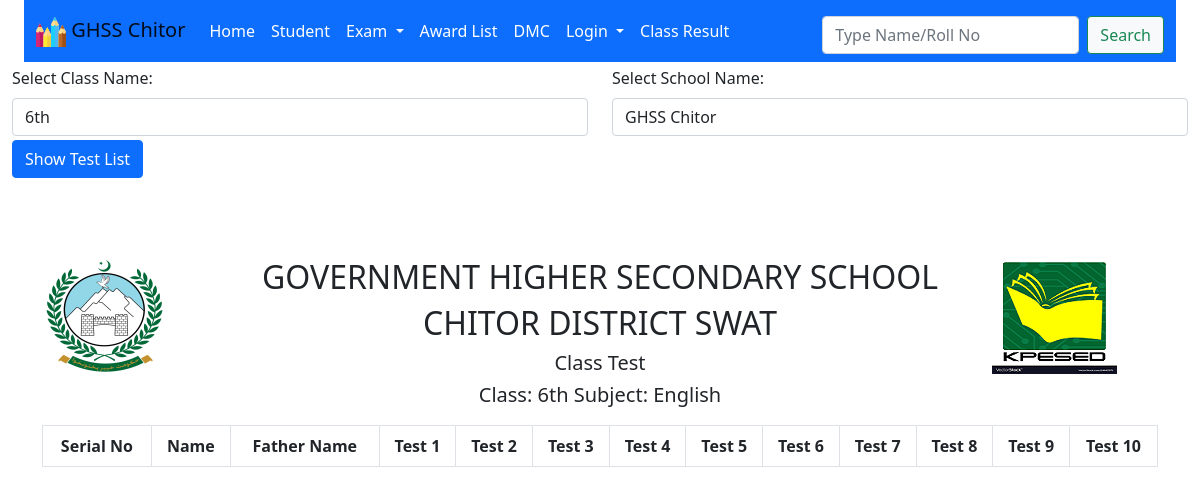
Page /class_test.php on the earlier database version.
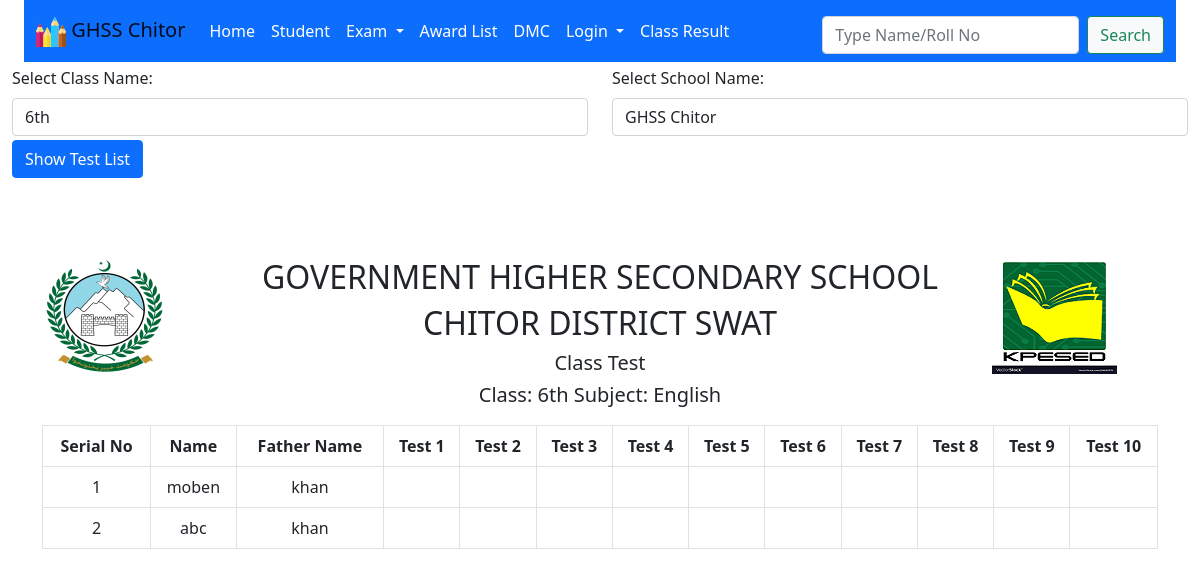
Same page on the later database version.
### tables this page shows
CREATE TABLE `students_info` (
  `Roll_No` int(7) NOT NULL,
  `Name` varchar(30) NOT NULL,
  `FName` varchar(30) NOT NULL,
  `Gender` enum('Male','Female','Prefer Not To Say') NOT NULL DEFAULT 'Male',
  `Dob` date DEFAULT NULL,
  `Mobile_No` varchar(12) NOT NULL DEFAULT '03',
  `Admission_Date` date DEFAULT NULL,
  `Admission_No` int(6) DEFAULT NULL,
  `Father_Cnic` varchar(15) DEFAULT NULL,
  `Student_Form_B` varchar(15) DEFAULT NULL,
  `School` varchar(30) NOT NULL DEFAULT 'GHSS CHITOR',
  `Class` varchar(10) NOT NULL,
  `Class_Position` varchar(10) DEFAULT NULL,
  `Status` tinyint(1) NOT NULL DEFAULT 1,
  `Class_No` smallint(1) NOT NULL DEFAULT 999
);

### config.php (called while the page is built, shortened)
<?php
require_once 'sand_box.php';
if (isset($_SESSION['user'])) {
    $account_id=$_SESSION['user'];
    $account_id=Validate_input($account_id);
} else {
    $guest=Select_Single_Column_Array_data(
        "Id", "employees", "Name", "'Guest'"
    );
     $account_id=$guest[0];
}
$selected_class_id_array=Select_Single_Column_Array_data(
    "Selected_Class_Id", "setting", "User_Id", "$account_id"
);
 $selected_class_id=$selected_class_id_array[0];
$class_names=Select_Single_Column_Array_data(
    "Name", "school_classes", "Id", "$selected_class_id"
);
 $SCHOOL_FULL_NAME = "GOVERNMENT HIGHER SECONDARY SCHOOL";
 $SCHOOL_LOCATION = "CHITOR DISTRICT SWAT";
 $CLASS_NAME = $class_names[0];
?>

### class_test.php (the view, shortened to what this page needs)
<?php
require_once 'sand_box.php';
$link=$LINK;
?>
</head>
<body>
<div class="container-fluid">
  <form class="no-print" action="#" method="GET" >
    <div class="row">
      </div>
      <button type="submit" name="submit" class="btn btn-primary mt-1">
        Show Test List
      </button>
    </form>
  </div>
<?php
if (isset($_GET['submit'])) {
    $class_name=$_GET['class_exam'];
    $class_name=Validate_input($class_name);
    $school_name=$_GET['school'];
    $school_name=Validate_input($school_name);
} else {
    $class_name=$CLASS_NAME;
}
?>
<div class="container">
    <div class="row m-t-1">
        <div class="log col-sm-2">
            <img src="./images/khyber.png" alt="khyber">
        </div>
        <div class="header text-center col-sm-8">
          <h2><?php echo $SCHOOL_FULL_NAME; ?> </h2>
          <h2><?php echo  $SCHOOL_LOCATION; ?>  </h2>
            <h5>Class Test </h5>
            <h5> Class: <?php echo $class_name; ?>
                Subject: English
            </h5>
        </div>
        <div class="logo2 col-sm-2">
        <img src="./images/kpesed.png" alt="kpesed.png">
        </div>
    </div>
</div>
<div class="container">
    <table class="table table-bordered" id="award-list">
        <thead>
    <tr>
        <th>Serial No</th>
        <th>Name </th>
        <th>Father Name</th>
         <th>Test 1</th>
         <th>Test 2</th>
         <th>Test 3</th>
         <th>Test 4</th>
         <th>Test 5</th>
         <th>Test 6</th>
         <th>Test 7</th>
         <th>Test 8</th>
         <th>Test 9</th>
         <th>Test 10</th>
    </tr>
</thead>
        <?php
        $q="Select * from students_info WHERE
        Class='$class_name'
        AND
        School='GHSS CHITOR'
        AND
        Status='1'
        Order by
        Roll_No ASC";
        $qr = mysqli_query($link, $q) or die('Error in Q 1'.mysqli_error($link));
        $i=1;
        while ($qfa=mysqli_fetch_assoc($qr)) {
            echo  '<tr>
            <td>'.$i. '</td>
            <td>'.$qfa['Name']. '</td>
            <td>'.$qfa['FName']. '</td>';
            for ($num=1;$num<=10;$num++) {
                echo '<td> </td>';
            }
             echo '</tr>';
            $i++;
        }
        ?>
    </table>
</div>

Differences in the rows shown:
now on this page (row edited): students_info: Name "moben", FName "khan"
added students_info: Name "abc", FName "khan"
